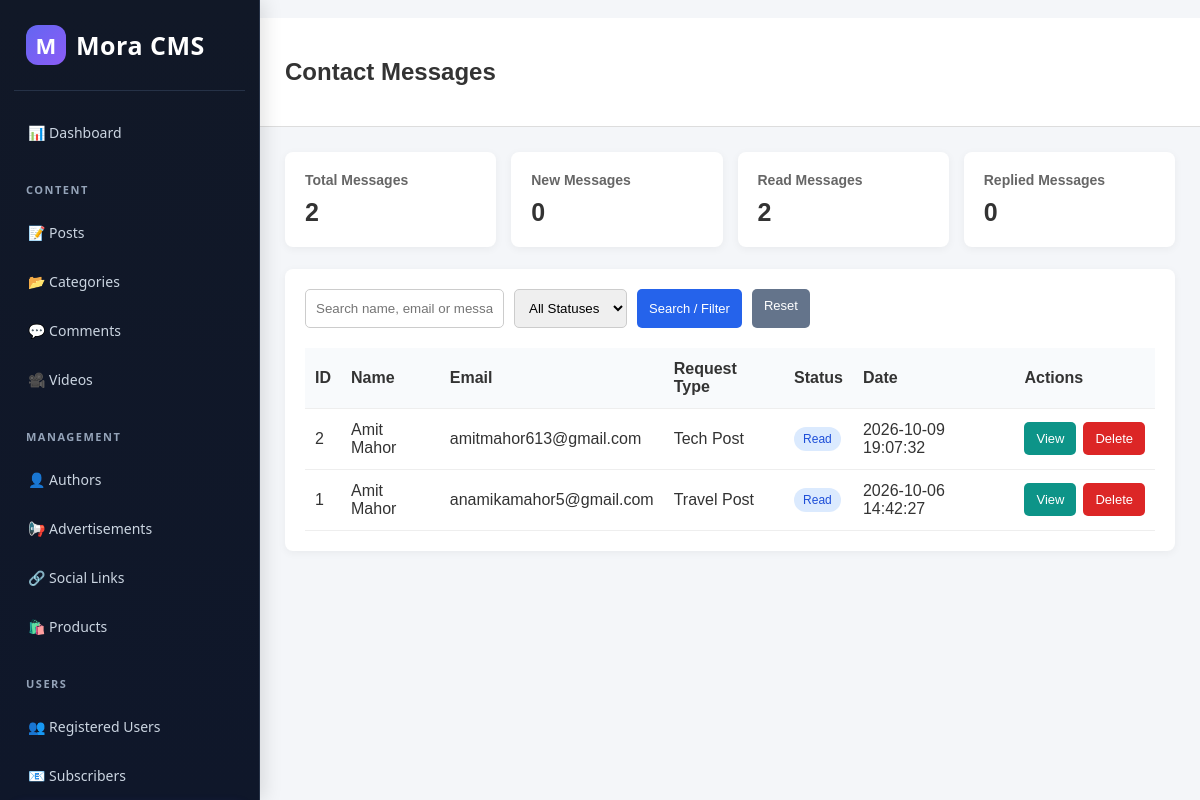
/admin/messages/index.php (signed in), run on the app's committed database.
### tables this page shows
CREATE TABLE `contact_messages` (
  `id` int(11) NOT NULL AUTO_INCREMENT,
  `name` varchar(100) NOT NULL,
  `email` varchar(150) NOT NULL,
  `company` varchar(150) DEFAULT NULL,
  `request_type` varchar(100) DEFAULT NULL,
  `message` text NOT NULL,
  `status` enum('new','read','replied') DEFAULT 'new',
  `created_at` timestamp NOT NULL DEFAULT current_timestamp(),
  PRIMARY KEY (`id`)
);

### admin/messages/index.php (the view, shortened to what this page needs)
<?php
require_once "../../includes/db.php";
$search = trim($_GET['search'] ?? '');
$sql = "SELECT id, name, email, company, request_type, message, status, created_at
        FROM contact_messages
        WHERE 1=1";
$sql .= " ORDER BY created_at DESC";
$stmt = $conn->prepare($sql);
$stmt->execute();
$messages = $stmt->get_result();
$countResult = $conn->query(
    "SELECT
        COUNT(*) AS total,
        SUM(status = 'new') AS new_count,
        SUM(status = 'read') AS read_count,
        SUM(status = 'replied') AS replied_count
     FROM contact_messages"
);
$counts = $countResult->fetch_assoc();
function e($value) {
    return htmlspecialchars((string)($value ?? ''), ENT_QUOTES, 'UTF-8');
}
?>
<!DOCTYPE html>
<html lang="en">
<head>
</head>
<body>
<?php include_once __DIR__ . '/../sidebar.php'; ?>
<div class="topbar">
    <h2>Contact Messages</h2>
</div>
<div class="container">
    <div class="stats">
        <div class="stat-card">
            <h3>Total Messages</h3>
            <p><?= (int)$counts['total'] ?></p>
        </div>
        <div class="stat-card">
            <h3>New Messages</h3>
            <p><?= (int)($counts['new_count'] ?? 0) ?></p>
        </div>
        <div class="stat-card">
            <h3>Read Messages</h3>
            <p><?= (int)($counts['read_count'] ?? 0) ?></p>
        </div>
        <div class="stat-card">
            <h3>Replied Messages</h3>
            <p><?= (int)($counts['replied_count'] ?? 0) ?></p>
        </div>
    </div>
    <div class="panel">
        <form method="GET" class="filters">
            <input
                type="text"
                name="search"
                placeholder="Search name, email or message"
                value="<?= e($search) ?>"
            >
            <select name="status">
                <option value="">All Statuses</option>
            </select>
            <button class="search-btn" type="submit">Search / Filter</button>
            <a href="index.php" class="btn reset-btn">Reset</a>
        </form>
        <div class="table-wrap">
            <table>
                <thead>
                    <tr>
                        <th>ID</th>
                        <th>Name</th>
                        <th>Email</th>
                        <th>Request Type</th>
                        <th>Status</th>
                        <th>Date</th>
                        <th>Actions</th>
                    </tr>
                </thead>
                <tbody>
                <?php if ($messages->num_rows > 0): ?>
                    <?php while ($row = $messages->fetch_assoc()): ?>
                        <tr>
                            <td><?= (int)$row['id'] ?></td>
                            <td><?= e($row['name']) ?></td>
                            <td><?= e($row['email']) ?></td>
                            <td><?= e($row['request_type'] ?: '—') ?></td>
                            <td>
                                <span class="badge <?= e($row['status']) ?>">
                                    <?= ucfirst(e($row['status'])) ?>
                                </span>
                            </td>
                            <td><?= e($row['created_at']) ?></td>
                            <td>
                                <div class="actions">
                                    <a
                                        class="btn view-btn"
                                        href="view.php?id=<?= (int)$row['id'] ?>"
                                    >View</a>
                                    <form
                                        method="POST"
                                        action="delete.php"
                                        onsubmit="return confirm('Are you sure you want to delete this message?');"
                                    >
                                        <button type="submit" class="delete-btn">
                                            Delete
                                        </button>
                                    </form>
                                </div>
                            </td>
                        </tr>
                    <?php endwhile; ?>
                <?php else: ?>
                    <tr>
                        <td colspan="7">No contact messages found.</td>
                    </tr>
                <?php endif; ?>
                </tbody>
            </table>
        </div>
    </div>
</div>
</body>
</html>

### admin/messages/index.php (style rules this page uses)
* { box-sizing: border-box; }
body { margin: 0; font-family: Arial, sans-serif; background: #f4f6f9; color: #333; }
.topbar { margin-left: 260px; padding: 20px 25px; background: #fff; border-bottom: 1px solid #ddd; }
.container { margin-left: 260px; padding: 25px; }
.stats { display: grid; grid-template-columns: repeat(auto-fit, minmax(150px, 1fr)); gap: 15px; margin-bottom: 22px; }
.stat-card, .panel { background: #fff; padding: 20px; border-radius: 8px; box-shadow: 0 2px 8px #0000000d; }
.stat-card h3 { margin: 0 0 10px; font-size: 14px; color: #666; }
.stat-card p { margin: 0; font-size: 25px; font-weight: bold; }
.filters { display: flex; flex-wrap: wrap; gap: 10px; margin-bottom: 20px; }
input, select { padding: 10px; border: 1px solid #ccc; border-radius: 5px; }
.btn, button { display: inline-block; padding: 9px 12px; border: none; border-radius: 5px; color: white; text-decoration: none; cursor: pointer; font-size: 13px; }
.search-btn { background: #2563eb; }
.reset-btn { background: #64748b; }
.view-btn { background: #0d9488; }
.delete-btn { background: #dc2626; }
.table-wrap { overflow-x: auto; }
table { width: 100%; min-width: 850px; border-collapse: collapse; }
th, td { padding: 12px 10px; text-align: left; border-bottom: 1px solid #eee; }
th { background: #f8fafc; }
.badge { display: inline-block; padding: 5px 9px; border-radius: 15px; font-size: 12px; white-space: nowrap; }
.read { background: #dbeafe; color: #1d4ed8; }
.actions { display: flex; align-items: center; gap: 7px; }
.actions form { margin: 0; }

### data on the page
contact_messages: id "2", name "Amit Mahor", email "amitmahor613@gmail.com", request_type "Tech Post", status "Read", created_at "2026-10-09 19:07:32"
contact_messages: id "1", name "Amit Mahor", email "anamikamahor5@gmail.com", request_type "Travel Post", status "Read", created_at "2026-10-06 14:42:27"

### other printed values
$counts['total'] "2"
$counts['new_count'] "0"
$counts['read_count'] "2"
$counts['replied_count'] "0"
